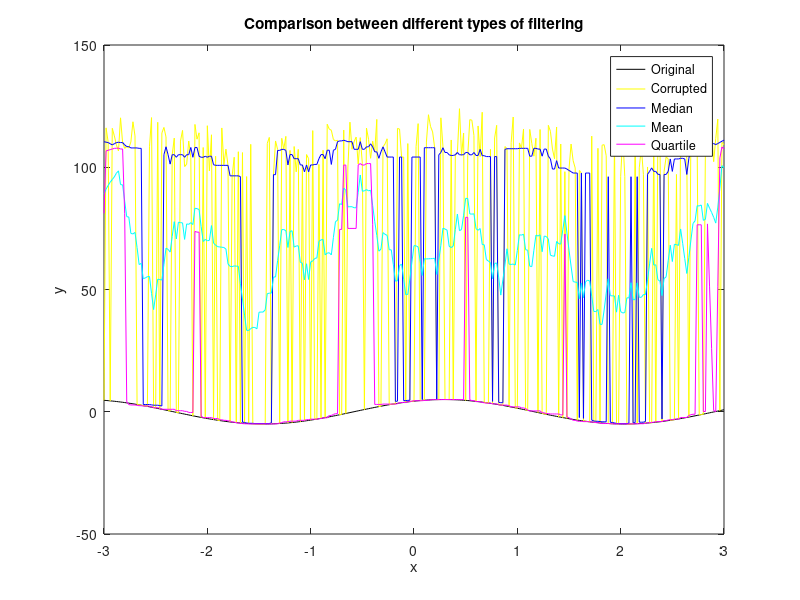

The MATLAB script that drew this image:
clc;
clear;

% Initialization
x = -3:0.02:3;
y = 5*sin(1.8*x + pi/3);

plot(x, y, 'black');
hold on;

% Corrupted data:
f = 0.6; % Fraction to be corrupted
z = y;
n = length(z);
n_corrupt = round(f*n);
corrupt_indices = randperm(n, n_corrupt);
z(corrupt_indices) = z(corrupt_indices) + (100 + 20*rand(1, n_corrupt));

plot(x, z, 'y');

% Median Filtering:
y_median = zeros(1,n);
for i = 1:n
    y_median(i) = median(z(max([1 i-8]):min([i+8 n])));
end

plot(x, y_median, 'b');

% Mean Filtering:
y_mean = zeros(1,n);
for i = 1:n
    y_mean(i) = mean(z(max([1 i-8]):min([i+8 n])));
end

plot(x, y_mean, 'c');

% Quartile Filtering:
y_q1 = zeros(1,n);
for i = 1:n
    y_q1(i) = quantile(z(max([1 i-8]):min([i+8 n])), 0.25);
end

plot(x, y_q1, 'm');

% Errors
e_corrupted = sum((z-y).^2)/sum(y.^2);
e_median = sum((y_median-y).^2)/sum(y.^2);
e_mean = sum((y_mean-y).^2)/sum(y.^2);
e_q1 = sum((y_q1-y).^2)/sum(y.^2);

legend("Original", "Corrupted", "Median", "Mean", "Quartile")
ylabel("y");
xlabel("x");
title("Comparison between different types of filtering");


